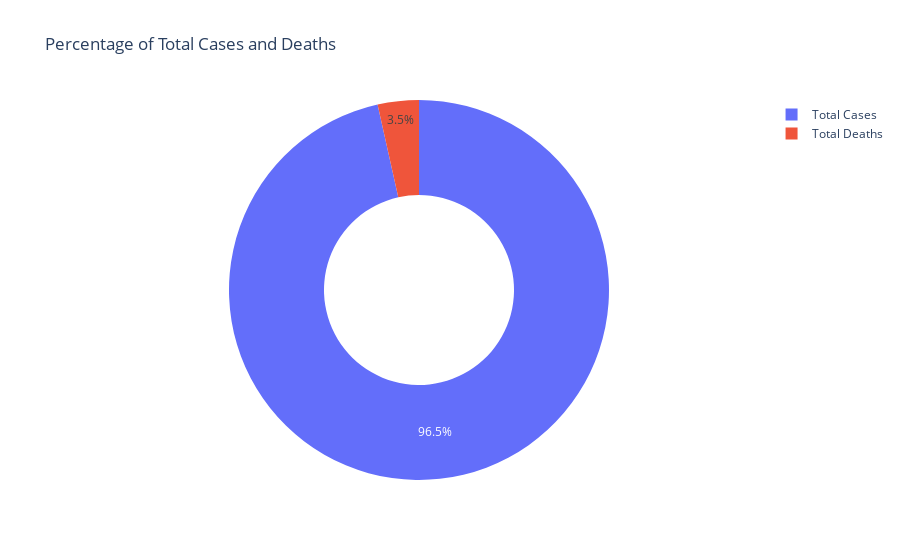

Write notebook code for a chart like this one.
### Markdown cell above
### Total Case & Deaths Percentage

### Code cell
cases = data["Total_Cases"].sum()
deceased = data["Total_deaths"].sum()

labels = ["Total Cases", "Total Deaths"]
values = [cases, deceased]

fig = px.pie(data, values=values, names=labels, 
             title='Percentage of Total Cases and Deaths', hole=0.5)
fig.show()

### Figure 1 — Plotly figure (JSON) as saved in the notebook; plotly's stock layout.template omitted (floating-point values rounded to 4 significant figures)
{"data": [{"domain": {"x": [0, 1], "y": [0, 1]}, "hole": 0.5, "hovertemplate": "label=%{label}<br>value=%{value}<extra></extra>", "labels": ["Total Cases", "Total Deaths"], "legendgroup": "", "name": "", "showlegend": true, "type": "pie", "values": [2244986316, 81412980]}], "layout": {"legend": {"tracegroupgap": 0}, "title": {"text": "Percentage of Total Cases and Deaths"}}}
